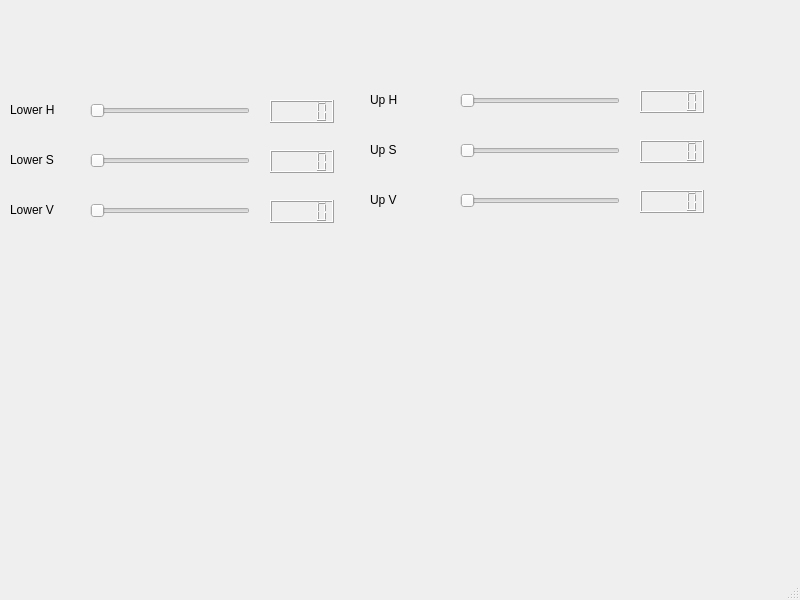
<?xml version="1.0" encoding="UTF-8"?>
<ui version="4.0">
 <class>MainWindow</class>
 <widget class="QMainWindow" name="MainWindow">
  <property name="geometry">
   <rect>
    <x>0</x>
    <y>0</y>
    <width>800</width>
    <height>600</height>
   </rect>
  </property>
  <property name="windowTitle">
   <string>MainWindow</string>
  </property>
  <widget class="QWidget" name="centralwidget">
   <widget class="QSlider" name="lower_h_sld">
    <property name="geometry">
     <rect>
      <x>90</x>
      <y>100</y>
      <width>160</width>
      <height>22</height>
     </rect>
    </property>
    <property name="maximum">
     <number>255</number>
    </property>
    <property name="singleStep">
     <number>2</number>
    </property>
    <property name="pageStep">
     <number>10</number>
    </property>
    <property name="tracking">
     <bool>true</bool>
    </property>
    <property name="orientation">
     <enum>Qt::Horizontal</enum>
    </property>
   </widget>
   <widget class="QSlider" name="lower_s_sld">
    <property name="geometry">
     <rect>
      <x>90</x>
      <y>150</y>
      <width>160</width>
      <height>22</height>
     </rect>
    </property>
    <property name="maximum">
     <number>255</number>
    </property>
    <property name="orientation">
     <enum>Qt::Horizontal</enum>
    </property>
   </widget>
   <widget class="QSlider" name="lower_v_sld">
    <property name="geometry">
     <rect>
      <x>90</x>
      <y>200</y>
      <width>160</width>
      <height>22</height>
     </rect>
    </property>
    <property name="maximum">
     <number>255</number>
    </property>
    <property name="orientation">
     <enum>Qt::Horizontal</enum>
    </property>
   </widget>
   <widget class="QSlider" name="up_h_sld">
    <property name="geometry">
     <rect>
      <x>460</x>
      <y>90</y>
      <width>160</width>
      <height>22</height>
     </rect>
    </property>
    <property name="maximum">
     <number>255</number>
    </property>
    <property name="orientation">
     <enum>Qt::Horizontal</enum>
    </property>
   </widget>
   <widget class="QSlider" name="up_s_sld">
    <property name="geometry">
     <rect>
      <x>460</x>
      <y>140</y>
      <width>160</width>
      <height>22</height>
     </rect>
    </property>
    <property name="maximum">
     <number>255</number>
    </property>
    <property name="orientation">
     <enum>Qt::Horizontal</enum>
    </property>
   </widget>
   <widget class="QSlider" name="up_v_sld">
    <property name="geometry">
     <rect>
      <x>460</x>
      <y>190</y>
      <width>160</width>
      <height>22</height>
     </rect>
    </property>
    <property name="maximum">
     <number>255</number>
    </property>
    <property name="orientation">
     <enum>Qt::Horizontal</enum>
    </property>
   </widget>
   <widget class="QLabel" name="label">
    <property name="geometry">
     <rect>
      <x>10</x>
      <y>100</y>
      <width>63</width>
      <height>20</height>
     </rect>
    </property>
    <property name="text">
     <string>Lower H</string>
    </property>
   </widget>
   <widget class="QLabel" name="label_2">
    <property name="geometry">
     <rect>
      <x>10</x>
      <y>150</y>
      <width>63</width>
      <height>20</height>
     </rect>
    </property>
    <property name="text">
     <string>Lower S</string>
    </property>
   </widget>
   <widget class="QLabel" name="label_3">
    <property name="geometry">
     <rect>
      <x>10</x>
      <y>200</y>
      <width>63</width>
      <height>20</height>
     </rect>
    </property>
    <property name="text">
     <string>Lower V</string>
    </property>
   </widget>
   <widget class="QLabel" name="label_4">
    <property name="geometry">
     <rect>
      <x>370</x>
      <y>90</y>
      <width>63</width>
      <height>20</height>
     </rect>
    </property>
    <property name="text">
     <string>Up H</string>
    </property>
   </widget>
   <widget class="QLabel" name="label_5">
    <property name="geometry">
     <rect>
      <x>370</x>
      <y>140</y>
      <width>63</width>
      <height>20</height>
     </rect>
    </property>
    <property name="text">
     <string>Up S</string>
    </property>
   </widget>
   <widget class="QLabel" name="label_6">
    <property name="geometry">
     <rect>
      <x>370</x>
      <y>190</y>
      <width>63</width>
      <height>20</height>
     </rect>
    </property>
    <property name="text">
     <string>Up V</string>
    </property>
   </widget>
   <widget class="QLCDNumber" name="lower_h_num">
    <property name="geometry">
     <rect>
      <x>270</x>
      <y>100</y>
      <width>64</width>
      <height>23</height>
     </rect>
    </property>
   </widget>
   <widget class="QLCDNumber" name="lower_s_num">
    <property name="geometry">
     <rect>
      <x>270</x>
      <y>150</y>
      <width>64</width>
      <height>23</height>
     </rect>
    </property>
   </widget>
   <widget class="QLCDNumber" name="lower_v_num">
    <property name="geometry">
     <rect>
      <x>270</x>
      <y>200</y>
      <width>64</width>
      <height>23</height>
     </rect>
    </property>
   </widget>
   <widget class="QLCDNumber" name="up_h_num">
    <property name="geometry">
     <rect>
      <x>640</x>
      <y>90</y>
      <width>64</width>
      <height>23</height>
     </rect>
    </property>
   </widget>
   <widget class="QLCDNumber" name="up_s_num">
    <property name="geometry">
     <rect>
      <x>640</x>
      <y>140</y>
      <width>64</width>
      <height>23</height>
     </rect>
    </property>
   </widget>
   <widget class="QLCDNumber" name="up_v_num">
    <property name="geometry">
     <rect>
      <x>640</x>
      <y>190</y>
      <width>64</width>
      <height>23</height>
     </rect>
    </property>
   </widget>
  </widget>
  <widget class="QMenuBar" name="menubar">
   <property name="geometry">
    <rect>
     <x>0</x>
     <y>0</y>
     <width>800</width>
     <height>22</height>
    </rect>
   </property>
  </widget>
  <widget class="QStatusBar" name="statusbar"/>
 </widget>
 <resources/>
 <connections/>
</ui>
